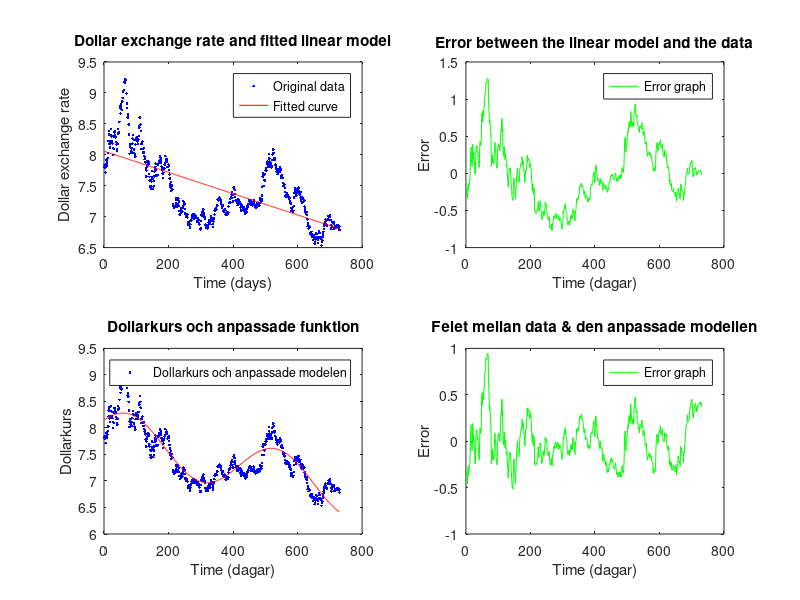
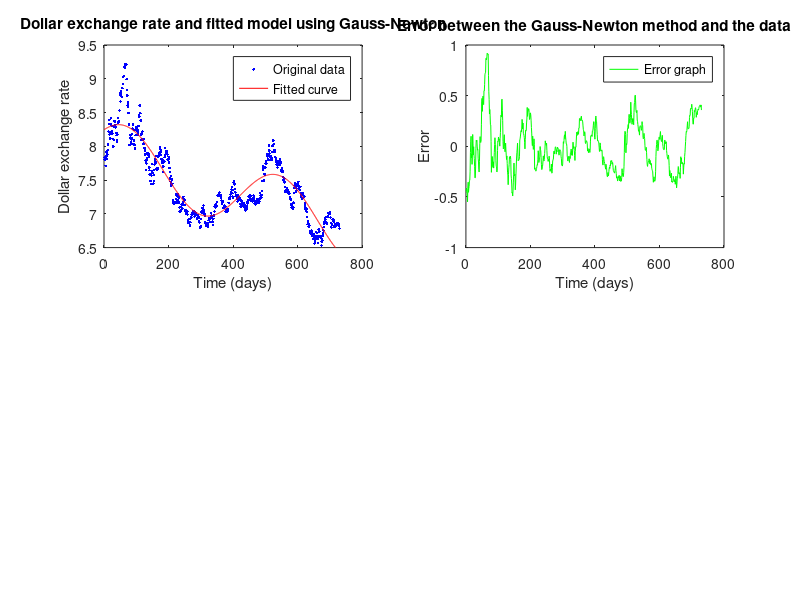

Write the MATLAB code that produced these figures, in order.
clc
close all
load('dollarkurs.mat')

% independent variable
t = 1:730; % per day

%  dependent variable
y = USDSEK;

%---------------Uppgift 1 a och b-----------------
% design matrix for the linear model

X = [ones(length(t), 1), t'];

coeff = (X' * X) \ (X' * y);

linear_approx = X * coeff;

error = y - linear_approx;

mse = mean(error.^2);
disp(['Medelkvadratfel för linjär funktion är: ', num2str(mse)]);

figure;

subplot(2, 2, 1);
plot(t, y, 'b.'); 
hold on;
plot(t, linear_approx, 'r-'); 
xlabel('Time (days)');
ylabel('Dollar exchange rate');
title('Dollar exchange rate and fitted linear model');
legend('Original data', 'Fitted curve');

% Plot the error in the second subplot
subplot(2, 2, 2);
plot(t, error, 'g-');
xlabel('Time (dagar)');
ylabel('Error');
title('Error between the linear model and the data');
legend('Error graph')

%----------Uppgift 1c--------------------------

% Define the dependent variable
y0 = USDSEK;
L = 460;

X0 = [ones(length(t), 1), t', sin(2 * pi * t' ./ L), cos(2 * pi * t' ./ L)];

c = (X0' * X0) \ (X0' * y0);

func_approx = X0 * c;
error2 = y0 - func_approx;
mse2 = mean(error2 .^ 2);
disp(['Medelkvadratfel för den trigonemtriska funktionen är: ', num2str(mse2)]);

subplot(2, 2, 3);
plot(t, y0, 'b.'); 
hold on;
plot(t, func_approx, 'r-');
xlabel('Time (dagar)');
ylabel('Dollarkurs');
title('Dollarkurs och anpassade funktion');
legend(' Dollarkurs och anpassade modelen')

subplot(2, 2, 4);
plot(t, error2, 'g-');
xlabel('Time (dagar)');
ylabel('Error');
title('Felet mellan data & den anpassade modellen');
legend('Error graph')

%----------------uppgift 1c--------------------

d_init = [c; L];

% Gauss-Newton's method
max_iter = 100; % max number of iterations
tol = 1e-6; % tolerance 

d = d_init;
for iter = 1:max_iter
    
    F = d(1) + d(2)*t' + d(3)*sin(2*pi*t'/d(5)) + d(4)*cos(2*pi*t'/d(5));
    r = y - F;


    
    J = [ones(size(t));...
        t;...
        sin(2*pi*t/d(5));...
        cos(2*pi*t/d(5));...
        (-2*pi*d(3)*t.*cos(2*pi*t/d(5)) + 2*pi*d(4)*t.*sin(2*pi*t/d(5)))./d(5).^2]';

    
    delta_d = (J'*J) \ (J'*r);
    d = d + delta_d;
    

    if norm(delta_d) < tol
        break;
    end
end


F_opt = d(1) + d(2)*t' + d(3)*sin(2*pi*t'/d(5)) + d(4)*cos(2*pi*t'/d(5));
% ... (previous code)

% Calculate the error for the Gauss-Newton method
error_gauss_newton = y - F_opt;
mse_gauss_newton = mean(error_gauss_newton .^ 2);
disp(['Medelkvadratfel för Gauss-Newton metoden är: ', num2str(mse_gauss_newton)]);

% Plot 
figure;
subplot(2, 2, 1);
plot(t, USDSEK, 'b.');
hold on;
plot(t, F_opt, 'r-');
xlabel('Time (days)');
ylabel('Dollar exchange rate');
title('Dollar exchange rate and fitted model using Gauss-Newton');
legend('Original data', 'Fitted curve');
ylim([6.5, 9.5]);

% Plot the error for the Gauss-Newton method in the second subplot
subplot(2, 2, 2);
plot(t, error_gauss_newton, 'g-');
xlabel('Time (days)');
ylabel('Error');
title('Error between the Gauss-Newton method and the data');
legend('Error graph');
